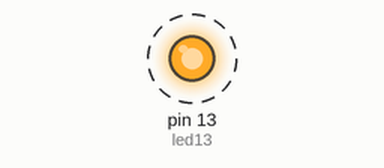
Simulated run of this sketch. Board: Arduino Uno, built with avr-gcc and run on an emulated ATmega328P. Shown: output pins drawn as LEDs (lit = HIGH). Dashed ring = blinking.

Above: at 0.5 s.
Timing chart, 0 to 3.0 s (numbered marks = the images above):
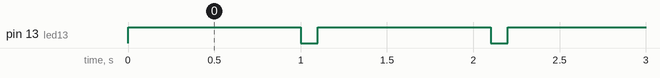

The sketch:

simpleBlink.ino
```cpp
int led13 = 13;

void setup ()
{
 pinMode(led13, OUTPUT);
}

void loop()
{
 digitalWrite(led13, HIGH);
 delay (1000);
 digitalWrite(led13, LOW);
 delay (100);
}
```

Measured:
- by itself, pin 13 (led13): alternates HIGH for 1.0 s and LOW for 0.10 s
